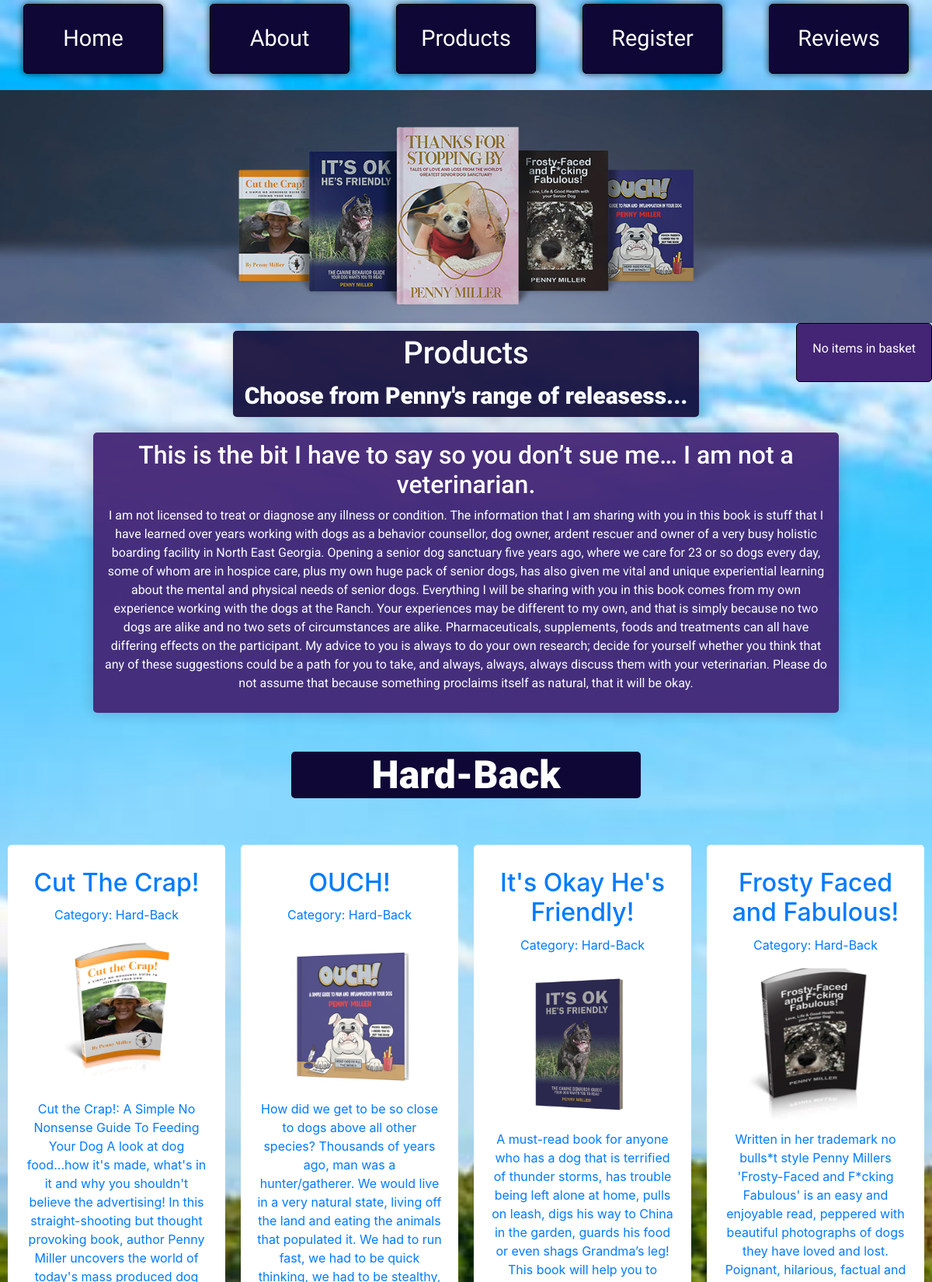
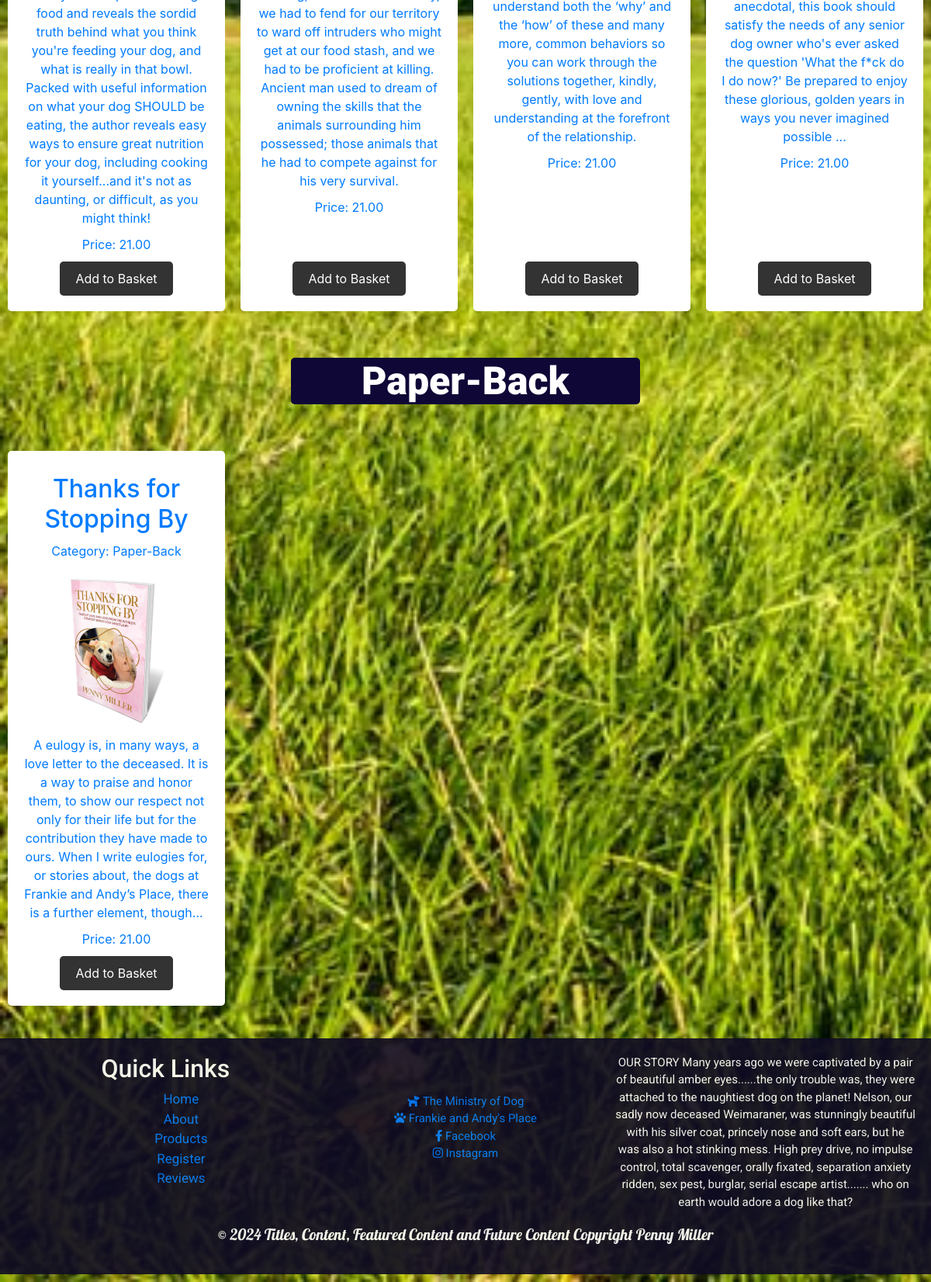
Screenshot of /products/ with the database file from the repository (2 pictures, top to bottom).
### catalog/models.py (models this page shows, shortened)
class Category(models.Model):
    name = models.CharField(max_length=200)

class Product(models.Model):
    image = models.ImageField(upload_to='products/')
    title = models.CharField(max_length=200, default='Default Title')
    description = models.TextField()
    description2 = models.TextField(default='Default Description')
    image2 = models.ImageField(upload_to='products/', default='products/default.jpg')
    image3 = models.ImageField(upload_to='products/', default='products/default.jpg')
    image4 = models.ImageField(upload_to='products/', default='products/default.jpg')
    image5 = models.ImageField(upload_to='products/', default='products/default.jpg')
    image6 = models.ImageField(upload_to='products/', default='products/default.jpg')
    price_paperback = models.DecimalField(max_digits=6, decimal_places=2, default=0.00)
    price_hardback = models.DecimalField(max_digits=6, decimal_places=2, default=0.00)
    category = models.ForeignKey(Category, null=True, blank=True, on_delete=models.CASCADE)
    featured = models.BooleanField(default=False)
    BOOK_TYPES = [
        ('PB', 'Paperback'),
        ('HB', 'Hardback'),
    ]
    book_type = models.CharField(
        max_length=2,
        choices=BOOK_TYPES,
        default='PB',
    )
    def get_price(self):
        if self.book_type == 'PB':
            return self.price_paperback
        else:
            return self.price_hardback
    @property
    def price(self):
        return self.get_price()

### catalog/views.py (the view)
# urls.py: path('products/', views.products, name='products'),
def products(request):
    categories = Category.objects.prefetch_related(
        Prefetch('product_set', queryset=Product.objects.all(), to_attr='products')
    )
    return render(request, 'catalog/products.html', {'categories': categories})

### catalog/context_processors.py (called while the page is built)
def basket(request):
    if request.user.is_authenticated:
        basket, created = Basket.objects.get_or_create(user=request.user)
        return {'basket': basket}
    else:
        return {}

### catalog/templates/catalog/products.html (shortened to what this page needs)
{% extends 'catalog/base.html' %}
{% block content %}
<div class="product-page-title">
    <h1>Products</h1>
    <p>Choose from Penny's range of releasess...</p>
</div>
<div class="product-page-disclaimer">
    <h2>This is the bit I have to say so you don’t sue me… I am not a veterinarian.</h2>
        <p>I am not licensed to treat or diagnose any illness or condition.
        The information that I am sharing with you in this book is stuff that I have learned over years working with dogs as a
        behavior counsellor, dog owner, ardent rescuer and owner of a very busy holistic boarding facility in North East Georgia.
        Opening a senior dog sanctuary five years ago, where we care for 23 or so dogs every day, some of whom are in hospice care,
        plus my own huge pack of senior dogs, has also given me vital and unique experiential learning about the mental and physical
        needs of senior dogs.
        Everything I will be sharing with you in this book comes from my own experience working with the dogs at the Ranch.
        Your experiences may be different to my own, and that is simply because no two dogs are alike and no two sets of circumstances are
        alike.
        Pharmaceuticals, supplements, foods and treatments can all have differing effects on the participant.
        My advice to you is always to do your own research; decide for yourself whether you think that any of these suggestions could be a path for you to take, and always, always, always discuss them with your veterinarian.
        Please do not assume that because something proclaims itself as natural, that it will be okay.</p>
</div>
{% for Category in categories %}
<h2 class="product-category-title">{{ Category.name }}</h2>
<div class="product-list">
    {% for product in Category.products %}
    <div class="product-item">
      <a href="{% url 'product_detail' product.id %}">
            <h2 class="product-title">{{ product.title }}</h2>
            <p class="product-category">Category: {{ Category.name }}</p>
            <img class="product-image" src="{{ product.image.url }}" alt="{{ product.title }}">
            <p class="product-description">{{ product.description }}</p>
            <p class="product-price">Price: {{ product.price }}</p>
        </a>
        <form method="post" action="{% url 'add_to_basket' product.id %}">
            <button type="submit" class="add-to-basket">Add to Basket</button>
        </form>
    </div>
    {% empty %}
    <p class="no-products">No products available in this category.</p>
    {% endfor %}
</div>
{% endfor %}
{% endblock %}

### catalog/templates/catalog/base.html (shortened to what this page needs)
{% load static %}
<!DOCTYPE html>
<html>
<head>
    <link rel="stylesheet" href="https://cdnjs.cloudflare.com/ajax/libs/font-awesome/5.15.4/css/all.min.css">
    <link rel="stylesheet" href="https://stackpath.bootstrapcdn.com/bootstrap/4.5.2/css/bootstrap.min.css">
    <link rel="stylesheet" type="text/css" href="{% static 'catalog/css/style.css' %}">
    <link href="https://cdn.jsdelivr.net/npm/bootstrap-icons@1.7.2/font/bootstrap-icons.css" rel="stylesheet">
</head>
<body>
    <section class="site-nav">
        <nav>
            <ul>
                <li><a href="{% url 'index' %}">Home</a></li>
                <li><a href="{% url 'about' %}">About</a></li>
                <li><a href="{% url 'products' %}">Products</a></li>
                <li><a href="{% url 'register' %}">Register</a></li>
                <li><a href="{% url 'reviews' %}">Reviews</a></li>
            </ul>
        </nav>
    </section>
    <div class="site-header"></div>
    <div class="basket-info">
        {% if basket %}
            <p>User: {{ request.user.username }}</p>
            <p>Items in basket: {{ basket.basketitem_set.count }}</p>
            <p>Total price: {{ basket.total_cost }}</p>
        {% else %}
            <p>No items in basket</p>
        {% endif %}
    </div>
    {% block content %}
    {% endblock %}
    <footer class="site-footer">
        <div class="footer-container">
            <div class="middle-list">
                <h2>Quick Links</h2>
                <ul>
                    <li><a href="{% url 'index' %}">Home</a></li>
                    <li><a href="{% url 'about' %}">About</a></li>
                    <li><a href="{% url 'products' %}">Products</a></li>
                    <li><a href="{% url 'register' %}">Register</a></li>
                    <li><a href="{% url 'reviews' %}">Reviews</a></li>
            </div>
            <div class="footer-links">
                <a href="https://www.theministryofdog.com/" target="_blank">
                    <i class="fas fa-dog"></i> The Ministry of Dog
                </a>
                <a href="https://www.frankieandandysplace.org/" target="_blank">
                    <i class="fas fa-paw"></i> Frankie and Andy's Place
                </a>
                <a href="https://www.facebook.com" target="_blank">
                    <i class="fab fa-facebook-f"></i> Facebook
                </a>
                <a href="https://www.instagram.com" target="_blank">
                    <i class="fab fa-instagram"></i> Instagram
                </a>
            </div>
            <div class="right-content">
                <p>OUR STORY
                    Many years ago we were captivated by a pair of beautiful amber eyes......the only trouble was,
                    they were attached to the naughtiest dog on the planet!
                    Nelson, our sadly now deceased Weimaraner, was stunningly beautiful with his silver coat,
                    princely nose and soft ears, but he was also a hot stinking mess. High prey drive, no impulse control,
                    total scavenger, orally fixated, separation anxiety ridden, sex pest, burglar, serial escape artist.......
                    who on earth would adore a dog like that?</p>
            </div>
        </div>
        <p>&copy; 2024 Titles, Content, Featured Content and Future Content Copyright Penny Miller</p>
    </footer>
</body>
</html>

### static/catalog/css/style.css (style rules this page uses)
body { background-image: url('../images/Texas+Pasture+Grasses.jpg'); background-size: cover; background-attachment: fixed; margin: 0; }
.site-header { background-color: rgb(68, 37, 117); background-image: url('../images/site-banner.jpg'); background-size: cover; background-repeat: no-repeat; height: 300px; font-family: "Lobster", sans-serif; font-weight: bold; font-style: normal; font-size: 50px; color: rgb(20, 23, 49); text-align: center; display: flex; align-items: center; justify-content: center; transition: filter 2s ease-in-out; opacity: 0.95; background-position: center; }
.site-nav ul { font-family: "Rubik Scribble", sans-serif; list-style: none; display: flex; justify-content: space-around; padding: 0; position: relative; z-index: 4; }
.site-nav li { background-color: #0f0736; color: white; border: 1px solid #000; padding: 18px 36px; margin: 5px; border-radius: 5px; width: 180px; height: 90px; display: flex; justify-content: center; align-items: center; box-shadow: 0px 0px 10px 0px rgba(0,0,0,0.75); }
.site-nav a { text-decoration: none; color: white; font-size: 1.8em; }
.basket-info { position: fixed; right: 0; background-color: rgb(68, 37, 117); padding: 20px; border: 1px solid #000; border-radius: 5px; font-family: "Lobster", sans-serif; color: white; z-index: 1000; }
.basket-info p { font-family: 'Roboto', sans-serif; margin: 0 0 10px; }
.product-page-title { font-family: 'Roboto', sans-serif; font-weight: 900; background-color: #0f0736; color: white; font-size: 30px; text-align: center; padding: 5px; height: auto; max-width: 50%; border-radius: 5px; margin: 0 auto; display: block; overflow: auto; margin-top: 10px; opacity: 0.9; box-shadow: 0px 0px 20px rgba(0, 0, 0, 0.2); }
.product-page-title p { font-family: "Roboto", sans-serif; margin: 0; padding: 0; }
.product-page-disclaimer { font-family: "Roboto", sans-serif; color: white; text-align: center; background-color: rgb(68, 37, 117); max-width: 80%; border-radius: 5px; padding: 10px; margin: 0 auto; display: block; box-shadow: 0px 0px 20px rgba(0, 0, 0, 0.2); margin-top: 20px; margin-bottom: 20px; opacity: 0.95; }
.product-category-title { font-family: 'Roboto', sans-serif; font-weight: 900; background-color: #0f0736; font-size: 50px; text-align: center; color: white; background-color: #0f0736; margin-top: 1em; max-width: 450px; margin: 1em auto; display: block; border-radius: 5px; }
.product-list { display: flex; flex-wrap: wrap; justify-content: space-between; margin-bottom: 2em; }
.product-item { position: relative; background-color: white; color: black; width: calc(25% - 20px); margin: 10px; padding: 20px; box-sizing: border-box; border-radius: 5px; text-align: center; display: flex; flex-direction: column; justify-content: space-between; }
.product-item img { height: 200px; width: 100%; object-fit: contain; }
.product-title, .product-description, .product-price { margin: 10px 0; }
.product-item form { margin-top: auto; width: 100%; }
.add-to-basket { background-color: #333; color: white; padding: 10px 20px; border: none; border-radius: 5px; cursor: pointer; text-decoration: none; }
.site-footer { font-family: "Lobster", sans-serif; font-size: 20px; color: white; margin-top: 20px; margin-bottom: 10px; padding: 20px; background-color: rgb(16, 12, 36); text-align: center; opacity: 0.9; }
.footer-container { font-family: "Roboto", sans-serif; font-size: 15px; display: flex; justify-content: space-between; }
.footer-links, .middle-list, .right-content { flex: 1; }
.footer-links { display: flex; flex-direction: column; margin-top: 50px; }
.middle-list li { list-style-type: none; font-size: 17px; }

### rows the page displays
Category: name "Hard-Back"
Product: title "Cut The Crap!", image (picture), description "Cut the Crap!: A Simple No Nonsense Guide To Feeding Your Dog A look at dog food...how it's made, what's in it and why you shouldn't believe the advertising! In this straight-shooting but thought provoking book, author Penny Miller uncovers the world of today's mass produced dog food and reveals the sordid truth behind what you think you're feeding your dog, and what is really in that bowl. Packed with useful information on what your dog SHOULD be eating, the author reveals easy ways to ensure great nutrition for your dog, including cooking it yourself...and it's not as daunting, or difficult, as you might think!", price "21.00"
Product: title "OUCH!", image (picture), description "How did we get to be so close to dogs above all other species? Thousands of years ago, man was a hunter/gatherer. We would live in a very natural state, living off the land and eating the animals that populated it. We had to run fast, we had to be quick thinking, we had to be stealthy, we had to fend for our territory to ward off intruders who might get at our food stash, and we had to be proficient at killing. Ancient man used to dream of owning the skills that the animals surrounding him possessed; those animals that he had to compete against for his very survival.", price "21.00"
Product: title "It's Okay He's Friendly!", image (picture), description "A must-read book for anyone who has a dog that is terrified of thunder storms, has trouble being left alone at home, pulls on leash, digs his way to China in the garden, guards his food or even shags Grandma’s leg! This book will help you to understand both the ‘why’ and the ‘how’ of these and many more, common behaviors so you can work through the solutions together, kindly, gently, with love and understanding at the forefront of the relationship.", price "21.00"
Product: title "Frosty Faced and Fabulous!", image (picture), description "Written in her trademark no bulls*t style Penny Millers 'Frosty-Faced and F*cking Fabulous' is an easy and enjoyable read, peppered with beautiful photographs of dogs they have loved and lost. Poignant, hilarious, factual and anecdotal, this book should satisfy the needs of any senior dog owner who's ever asked the question 'What the f*ck do I do now?' Be prepared to enjoy these glorious, golden years in ways you never imagined possible ...", price "21.00"
Category: name "Paper-Back"
Product: title "Thanks for Stopping By", image (picture), description "A eulogy is, in many ways, a love letter to the deceased. It is a way to praise and honor them, to show our respect not only for their life but for the contribution they have made to ours. When I write eulogies for, or stories about, the dogs at Frankie and Andy’s Place, there is a further element, though…", price "21.00"
